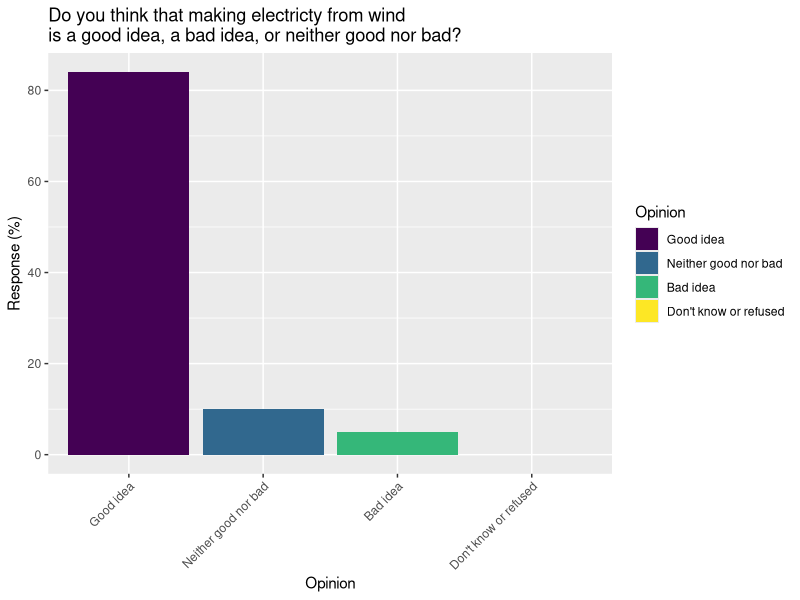

The R source for this figure: (Note: this script raises an error after producing the figure.)
## ---- chunk 1
knitr::opts_chunk$set(echo = TRUE)
## ---- chunk 2
library(ggplot2)
library(ggthemes)
library(viridis)
suppressMessages(library(dplyr))
library(knitr)
library(tidyr)
library("RColorBrewer")
## ---- chunk 3
setwd("/Users/sarahklain/Documents/R_2015/wf_ce/island")

nw <- read.csv("nat_sur_wind.csv")
## ---- chunk 4

nwt <- nw %>% 
  tbl_df

#national wind poll reordered and arranged in descending order
#desc

nwt_d <-  nwt %>%
  arrange(Response, (Response))

ar <-  nwt %>% mutate(Opinion = reorder(Opinion, desc(Response))) %>% 
  arrange(Response)

ar

ns <- ggplot(ar, aes(x = Opinion, y = Response, fill = Opinion))+
  geom_bar(stat = "identity") +
  scale_fill_viridis(discrete=TRUE, "Opinion") +
  theme(axis.text.x = element_text(angle = 45, hjust = 1)) +
  xlab("Opinion") + ylab("Response (%)") +
  ggtitle("Do you think that making electricty from wind\nis a good idea, a bad idea, or neither good nor bad?")

ns
## ---- chunk 5
nc <- read.csv("Not_coded_2015_10_20_WF_CE.csv")

nc$att_w_US2 <- factor(nc$att_w_US, levels=c("Very positive","Positive", "Neutral", "Negative", "Very Negative"))

nc$pol_party2 <- factor(nc$pol_party, levels = c("Republican party", "Democratic party", "Independent", "None", "Other (please specify)"))


#myColors <- brewer.pal(5,"Set1")
#myColors

myColors2 <- c("brown3", "blue3", "goldenrod", "darkgreen", "darkorchid4")

#names(myColors) <- levels(nc$pol_party)
#colFill <- scale_fill_manual(name = "grp",values = myColors)

colFill2 <- scale_fill_manual(values = myColors2)

p <- ggplot(dat,aes(x,y,colour = grp)) + geom_point()
p1 <- p + colFill

attUS <- ggplot(data = nc, aes(x= nc$att_w_US2, fill = pol_party2)) +
  geom_bar() + theme(axis.text.x = element_text(angle = 45, hjust = 1)) +
  xlab("Attitude") + ylab("Count") + 
  colFill2 + 
  ggtitle("What is your attitude toward developing\nwind power in the US?")
  
attUS
## ---- chunk 6
############# Stacked Bar Plot with Colors and Legend - splitting into pos, neutral, negative
# creates a 5 x 5 inch image
png(paste(directory, "WSA_ResponsetoConsult_bargraph.png", sep = ""),         # create PNG for the heat map        
    width = 20*300,        # 5 x 300 pixels
    height = 10*300,
    res = 600,            # 300 pixels per inch
    pointsize = 6)        # smaller font size

op <- par(mar = c(10,2,4,12) + 2) # increase margins, especialy x axis margins

plot <- barplot(as.matrix(percent.happy[,3:18]), main = "Response to Consultation Process",
                col = (colorRampPalette(c("dark blue", "light blue"))(n = 3)), 
                #bty='L',
                axes = FALSE, axisnames = FALSE)

par(op)        # resize area
# add legend in top left outside of plot area
par(xpd=TRUE)
legend(19.5,100, legend = c("Negative", "Offered Suggestion", "Positive"), 
       fill = (colorRampPalette(c("light blue", "dark blue"))(n = 3)), title="Response")

# add x labels
text(plot, par("usr")[3]-.5, labels = (colnames(percent.happy)[c(3:18)]),srt = 45,
     adj = c(1.3,1.3), xpd = TRUE, cex=1)
axis(2)

# Add y axis label
title(main = NULL, sub = NULL, 
      xlab = NULL, ylab = "Percent of Respondents in Stakeholder Group", cex = 1)

# Add in numbers to top of bar graph showing percent in stakeholder group that responded
text(x = plot, y = 100+2, labels=(percent.response), xpd=TRUE)
dev.off()
